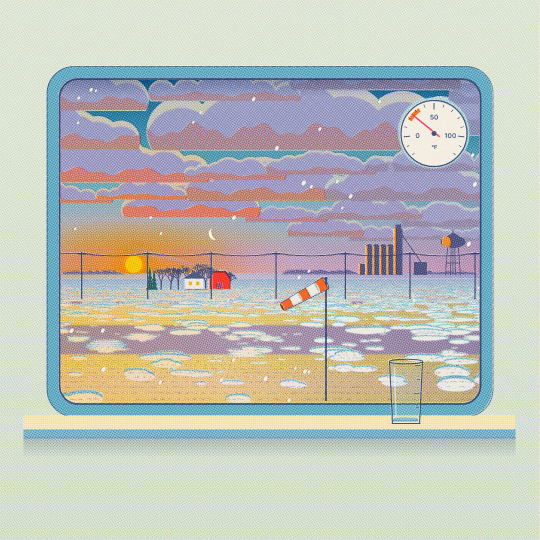
#> input picture reference/frames/jan15-0740.png, 1080 x 1080 px (shown at 1/2 size)
$ python huebal.py ../reference/frames/jan15-0740.png
#> lines starting #> are read from the running program, lines starting #| are printed output that depends on the picture
import sys, colorsys
from PIL import Image
def balance(p, box=None):
#> called with p = '../reference/frames/jan15-0740.png'
    im=Image.open(p).convert('RGB')
#> im is the input picture: PIL image 1080x1080 RGB; mean R, G, B 189.7, 192.4, 185.8
    if box: im=im.crop(box)
    im=im.resize((270,270),Image.LANCZOS)
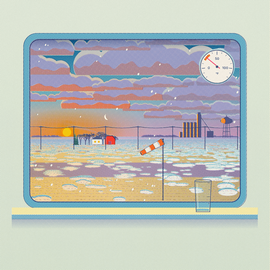
#> im: PIL image 270x270 RGB; mean R, G, B 189.6, 192.4, 185.8
    warm=cool=other=0.0
    for r,g,b in im.getdata():
        h,l,s=colorsys.rgb_to_hls(r/255,g/255,b/255)
        c=(max(r,g,b)-min(r,g,b))/255          # chroma weight
        if c<0.08: continue
        hd=h*360
        if hd<75 or hd>=330: warm+=c
        elif 150<=hd<300: cool+=c
        else: other+=c
#> this loop made 72900 passes
#> (r, g, b, h, l, s, c) on passes 1 to 3: (221, 229, 213, 0.25, 0.867, 0.235, 0.0627), (224, 230, 213, 0.225, 0.869, 0.254, 0.0667), (220, 229, 213, 0.26, 0.867, 0.235, 0.0627)
#> after the loop, cool = 4197.8; other = 164; warm = 4195.5
    t=warm+cool+other
#> t = 8557.3
    return round(100*warm/t), round(100*cool/t), round(100*other/t)
for p in sys.argv[1:]:
    print(p, 'whole  warm/cool/other %:', balance(p), ' view only:', balance(p,(120,158,960,806)))
#> call 2 of balance, with p = '../reference/frames/jan15-0740.png', box = (120, 158, 960, 806)
#> in balance (call 2), `if box: im=im.crop(box)`:
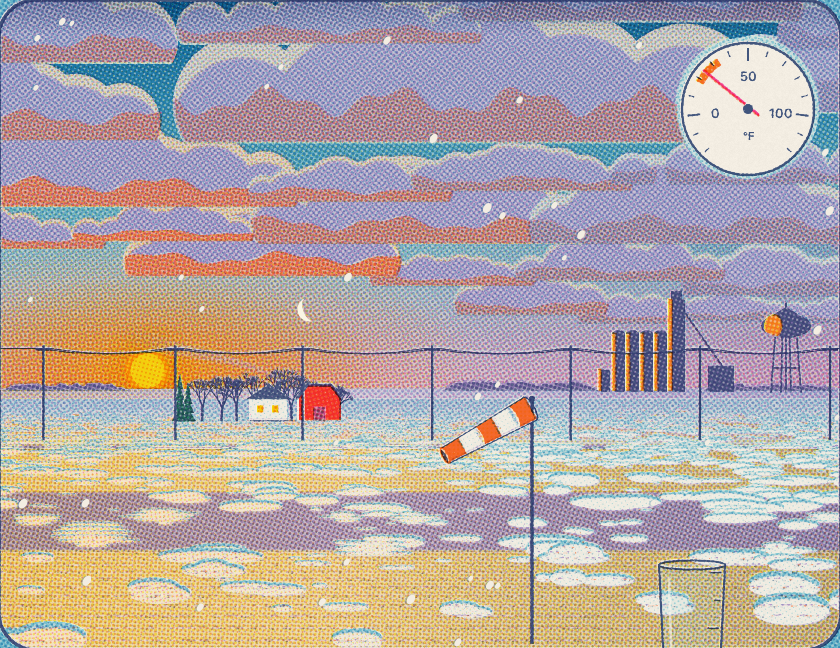
#> im: PIL image 840x648 RGB; mean R, G, B 178.9, 166.4, 165.9
#> in balance (call 2), `im=im.resize((270,270),Image.LANCZOS)`:
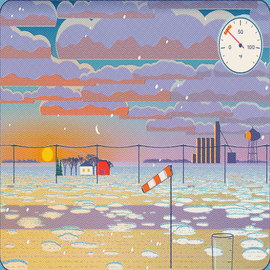
#> im: PIL image 270x270 RGB; mean R, G, B 179, 166.4, 165.9
#> the loop in balance (call 2), `for r,g,b in im.getdata():` made 72900 passes
#> (r, g, b, h, l, s, c, hd) on passes 1 to 12: (114, 184, 202, 0.534, 0.62, 0.454, 0.345, 192.3), (89, 162, 191, 0.547, 0.549, 0.443, 0.4, 197.1), (113, 176, 197, 0.542, 0.608, 0.42, 0.329, 195), (110, 179, 198, 0.536, 0.604, 0.436, 0.345, 193), (78, 158, 189, 0.547, 0.524, 0.457, 0.435, 196.8), (144, 189, 207, 0.548, 0.688, 0.396, 0.247, 197.1), (126, 141, 173, 0.613, 0.586, 0.223, 0.184, 220.9), (77, 90, 129, 0.625, 0.404, 0.252, 0.204, 225), (45, 60, 110, 0.628, 0.304, 0.419, 0.255, 226.2), (61, 74, 120, 0.63, 0.355, 0.326, 0.231, 226.8), (62, 74, 122, 0.633, 0.361, 0.326, 0.235, 228), (75, 84, 132, 0.64, 0.406, 0.275, 0.224, 230.5)
#> (h, l, s, c, hd, cool) on passes 61 to 66: (0.596, 0.357, 0.374, 0.267, 214.4, 14.33), (0.602, 0.333, 0.424, 0.282, 216.7, 14.61), (0.598, 0.416, 0.274, 0.227, 215.2, 14.84), (0.624, 0.429, 0.215, 0.184, 224.7, 15.02), (0.625, 0.435, 0.198, 0.173, 225, 15.2), (0.622, 0.373, 0.295, 0.22, 223.9, 15.42)

$ run again, on reference/frames/jun10-1700-wet.png
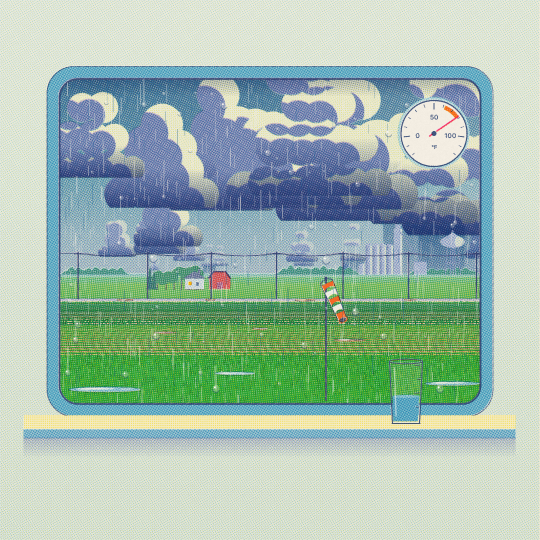
#> input picture reference/frames/jun10-1700-wet.png, 1080 x 1080 px (shown at 1/2 size)
#> in balance, im is the input picture: PIL image 1080x1080 RGB; mean R, G, B 161.2, 187.7, 173.5
#> the loop in balance, `for r,g,b in im.getdata():` made 72900 passes
#> (r, g, b, h, l, s, c) on passes 1 to 3: (221, 229, 213, 0.25, 0.867, 0.235, 0.0627), (224, 230, 213, 0.225, 0.869, 0.254, 0.0667), (220, 229, 213, 0.26, 0.867, 0.235, 0.0627)
#> after the loop in balance, `for r,g,b in im.getdata():`: cool = 5626.9; other = 4055; warm = 773
#> t = 10454.8
#> in balance (call 2), `if box: im=im.crop(box)`:
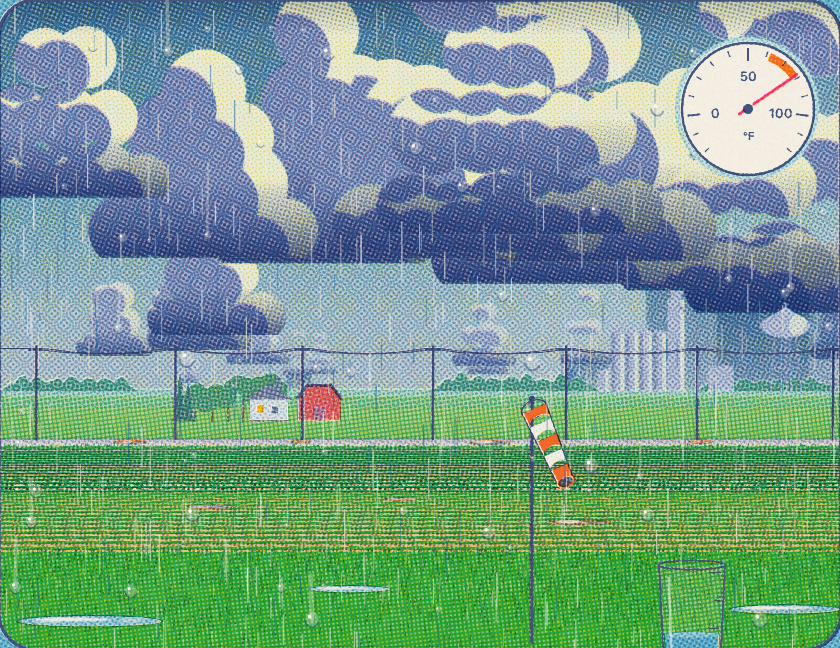
#> im: PIL image 840x648 RGB; mean R, G, B 118.1, 156.4, 139.5
#> in balance (call 2), `im=im.resize((270,270),Image.LANCZOS)`:
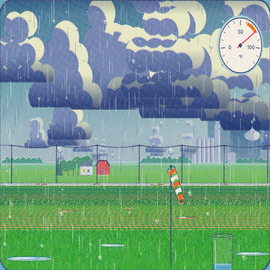
#> im: PIL image 270x270 RGB; mean R, G, B 118.1, 156.4, 139.5
#> the loop in balance (call 2), `for r,g,b in im.getdata():` made 72900 passes
#> (r, g, b, h, l, s, c, hd) on passes 1 to 8: (114, 184, 202, 0.534, 0.62, 0.454, 0.345, 192.3), (89, 163, 191, 0.546, 0.549, 0.443, 0.4, 196.5), (113, 176, 197, 0.542, 0.608, 0.42, 0.329, 195), (110, 179, 198, 0.536, 0.604, 0.436, 0.345, 193), (78, 159, 190, 0.546, 0.525, 0.463, 0.439, 196.6), (143, 188, 206, 0.548, 0.684, 0.391, 0.247, 197.1), (127, 141, 174, 0.617, 0.59, 0.225, 0.184, 222.1), (81, 96, 134, 0.619, 0.422, 0.247, 0.208, 223)

$ run again, on reference/frames/three-frames.png
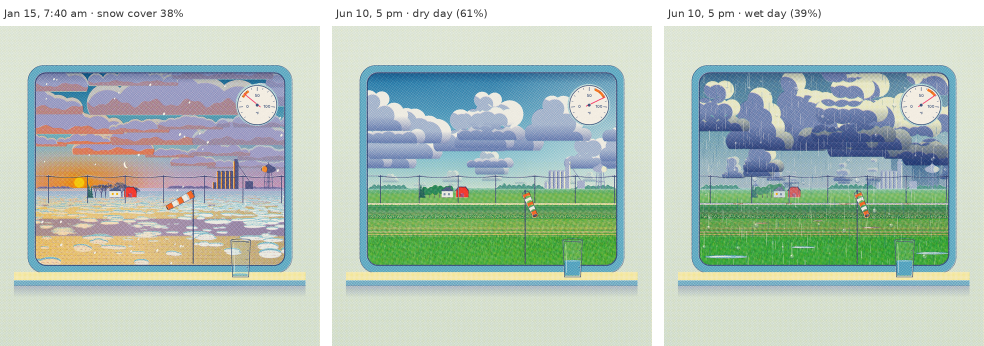
#> input picture reference/frames/three-frames.png, 1968 x 692 px (shown at 1/2 size)
#> in balance, im is the input picture: PIL image 1968x692 RGB; mean R, G, B 179.7, 197.4, 186.2
#> in balance, `im=im.resize((270,270),Image.LANCZOS)`:
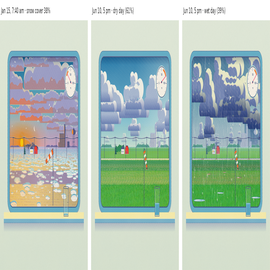
#> im: PIL image 270x270 RGB; mean R, G, B 179.7, 197.3, 186.2
#> after the loop in balance, `for r,g,b in im.getdata():`: cool = 4754.2; other = 2646.7; warm = 1640.3
#> t = 9041.2
#> in balance (call 2), `im=im.resize((270,270),Image.LANCZOS)`:
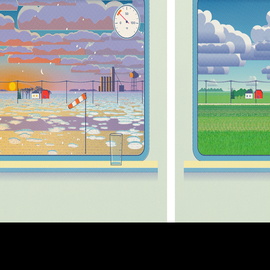
#> im: PIL image 270x270 RGB; mean R, G, B 147.2, 156.2, 148.6
#> the loop in balance (call 2), `for r,g,b in im.getdata():` made 72900 passes
#> (r, g, b, h, l, s, c, hd) on passes 1 to 8: (131, 142, 182, 0.631, 0.614, 0.259, 0.2, 227.1), (139, 147, 185, 0.638, 0.635, 0.247, 0.18, 229.6), (141, 147, 184, 0.643, 0.637, 0.232, 0.169, 231.6), (134, 144, 183, 0.633, 0.622, 0.254, 0.192, 227.8), (135, 145, 184, 0.633, 0.625, 0.257, 0.192, 227.8), (135, 142, 182, 0.642, 0.622, 0.244, 0.184, 231.1), (143, 148, 184, 0.646, 0.641, 0.224, 0.161, 232.7), (141, 147, 185, 0.644, 0.639, 0.239, 0.173, 231.8)
